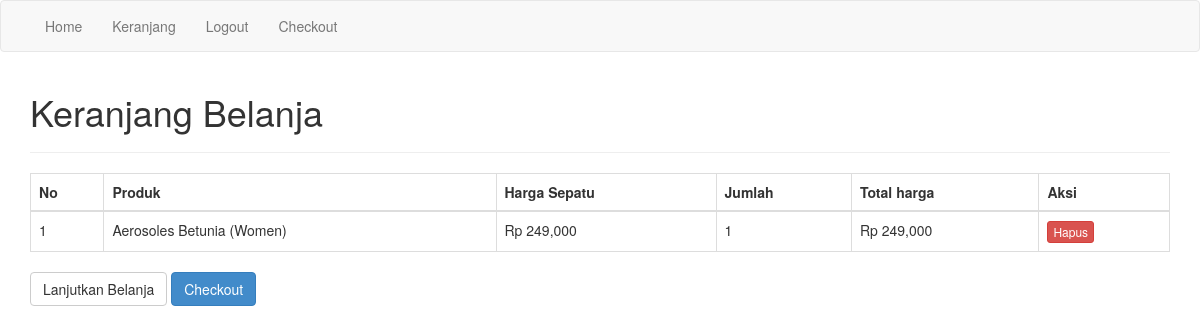
The app's page /projectdatabase/keranjang.php (signed in) with its own data.
### tables this page shows
CREATE TABLE `keranjang` (
  `id_keranjang` int(11) NOT NULL,
  `id_sepatu` int(11) NOT NULL,
  `id_user` int(11) NOT NULL,
  `jumlah` int(11) NOT NULL
);

CREATE TABLE `sepatu` (
  `id_sepatu` int(11) NOT NULL,
  `nama_sepatu` varchar(40) NOT NULL,
  `harga_sepatu` int(11) NOT NULL,
  `foto_sepatu` varchar(100) NOT NULL,
  `deskripsi` text NOT NULL
);

### projectdatabase/keranjang.php (the view, shortened to what this page needs)
<?php
$koneksi = new mysqli("localhost","root","","toko_payless");
$data_keranjang=[];
$query="SELECT * FROM sepatu,user,keranjang WHERE user.id_user = keranjang.id_user AND sepatu.id_sepatu = keranjang.id_Sepatu";
$hasil=mysqli_query($koneksi,$query);
while($row=mysqli_fetch_assoc($hasil)){
     $data_keranjang[]=$row;
}
?>
<!DOCTYPE html>
<html>
<head>
     <link rel="stylesheet" href="admin/assets/css/bootstrap.css">
</head>
<body>
<?php include 'menu.php';?>
<section class="konten">
   <div class="container">
        <h1>Keranjang Belanja</h1>
        <hr>
        <table class="table table-bordered">
             <thead>
                  <tr>
                     <th>No</th>
                     <th>Produk</th>
                     <th>Harga Sepatu</th>
                     <th>Jumlah</th>
                     <th>Total harga</th>
                     <th>Aksi</th>
                  </tr>
             </thead>
             <tbody>
                  <?php $nomor=1; ?>
                  <?php foreach($data_keranjang as $x) :?>
                 <tr>
                     <td><?php echo $nomor; ?></td>
                     <td><?php echo $x["nama_sepatu"];?></td>
                     <td>Rp <?php echo number_format($x["harga_sepatu"]);?></td>
                     <td><?php echo $x["jumlah"];?></td>
                     <td>Rp <?php echo number_format($x["harga_sepatu"]*$x["jumlah"]); ?></td>
                     <td>
                      <a href="hapuskeranjang.php?id_sepatu=<?php echo $x["id_sepatu"];?>" class="btn btn-danger btn-xs">Hapus</a>
                     </td>
                 </tr>
                 <?php $nomor++;?>
                 <?php endforeach ?>
             </tbody>
        </table>
        <a href="home.php" class="btn btn-default">Lanjutkan Belanja</a>
        <a href="checkout.php" class="btn btn-primary">Checkout</a>
   </div>
</section>
</body>
</html>

### records on screen
keranjang: id_sepatu.nama_sepatu "Aerosoles Betunia (Women)", id_sepatu.harga_sepatu "249,000", jumlah "1", $x["harga_sepatu"]*$x["jumlah"] "249,000"
